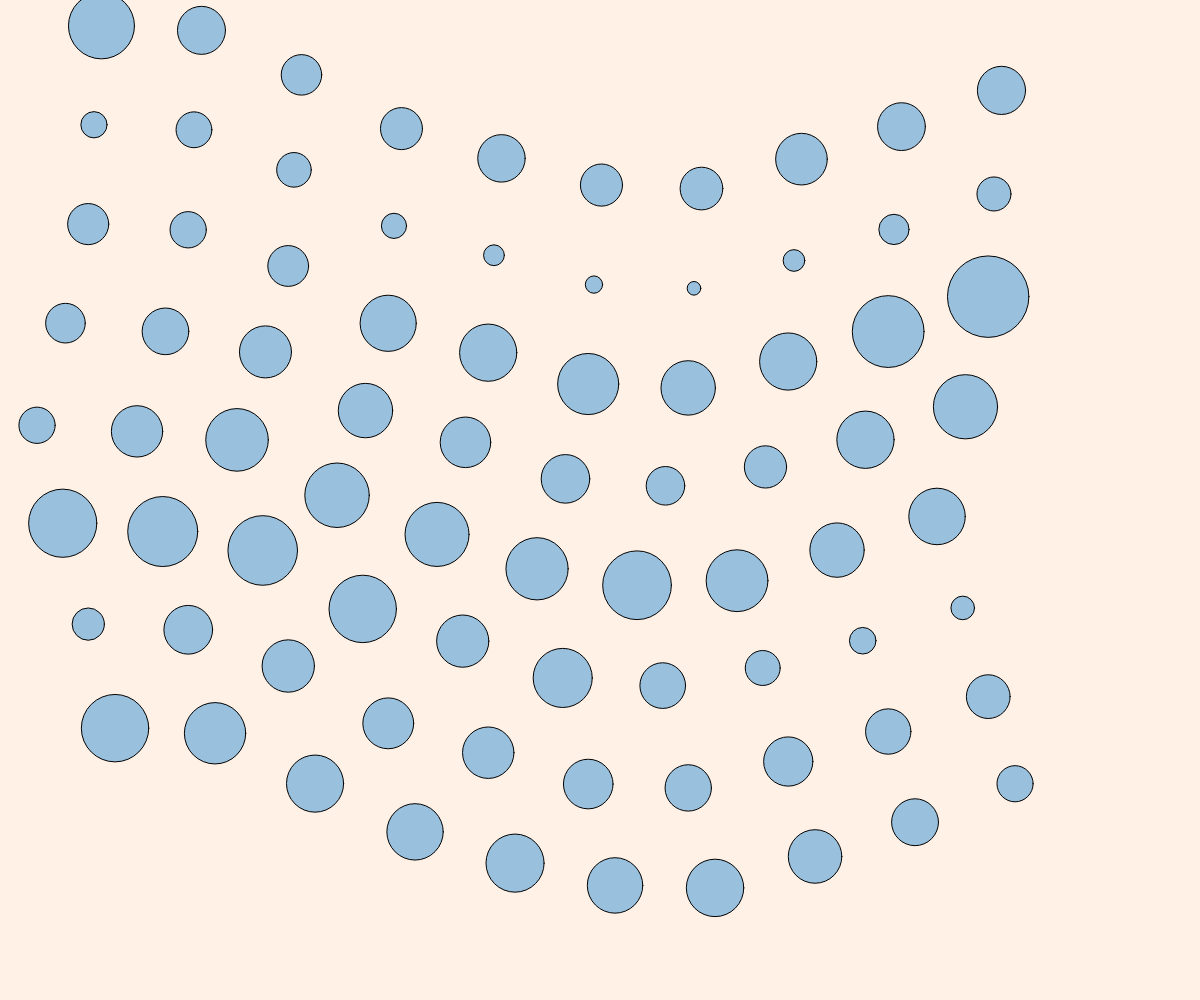
Frame 1 (no input)
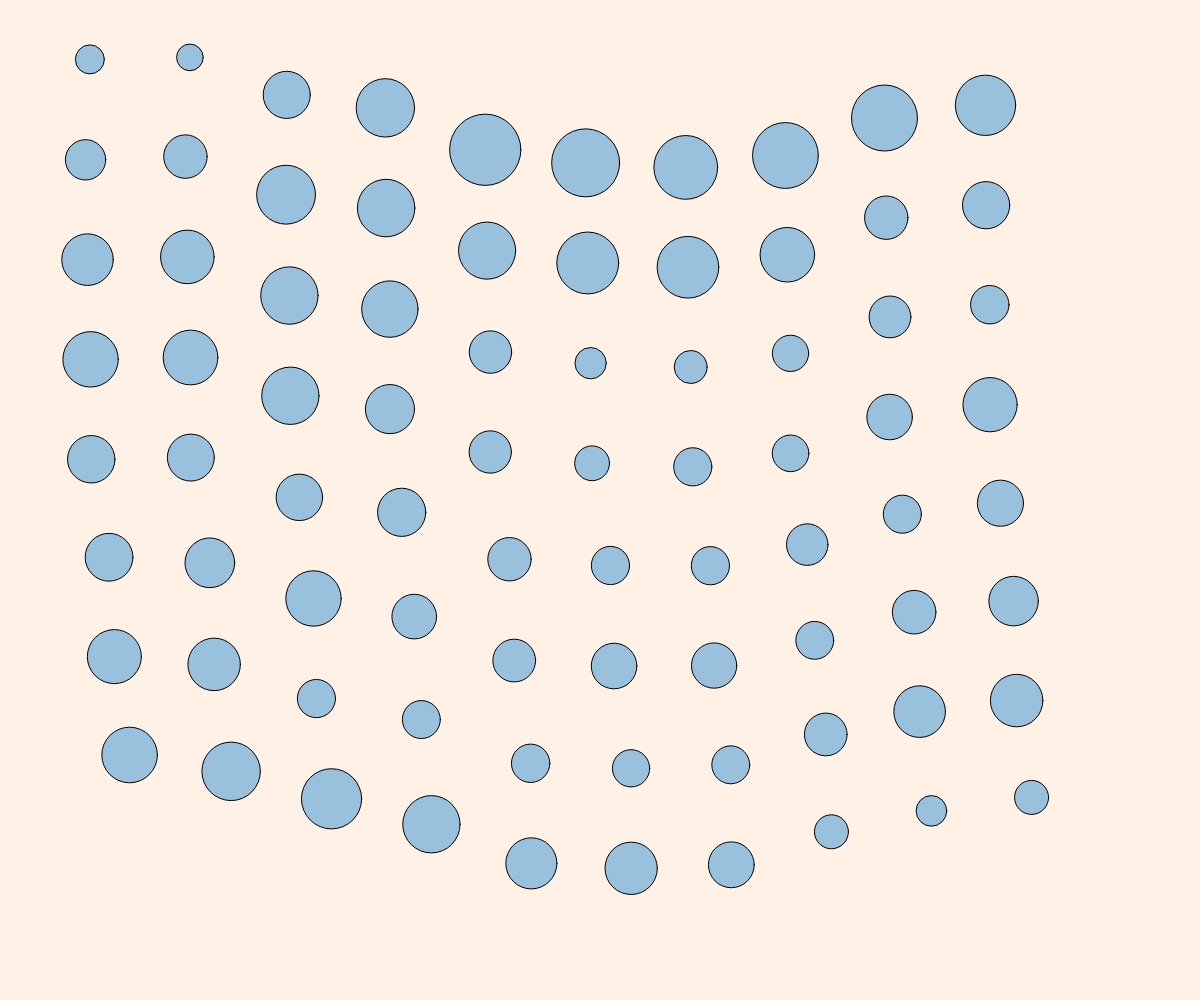
Frame 60 (no input)
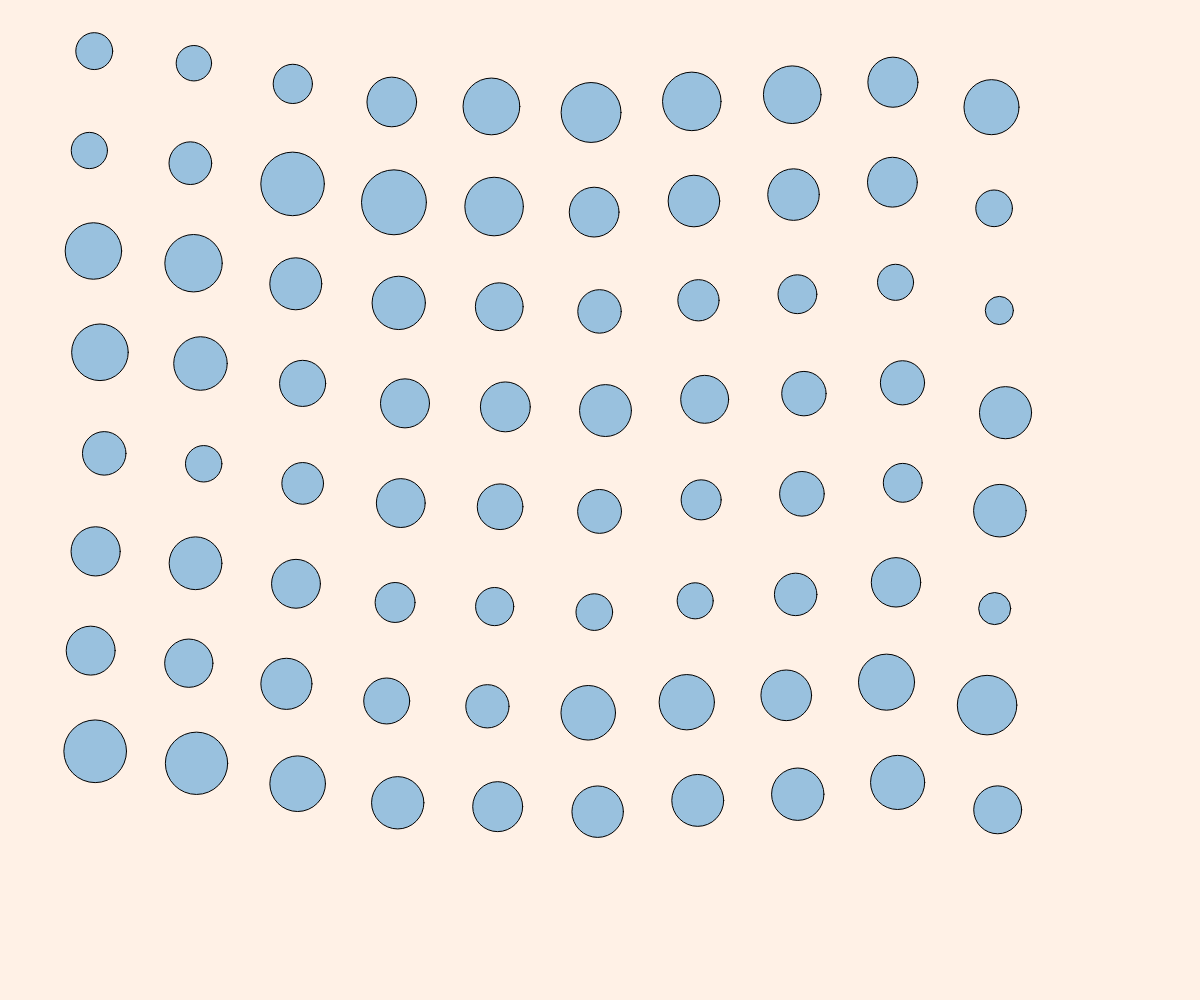
Frame 120 (the mouse pressed at the canvas centre since frame 60)

The p5.js sketch that drew these frames (run headless with seeded random() and noise() and a simulated clock; from frame 60 on, the mouse is pressed at the canvas centre):

// p5.js sketch
// ── sketch.js

  // Setup functions
const createPalette = url => {
  const slash_index = url.lastIndexOf('/');
  const palette_str = url.slice(slash_index + 1);
  const arr = palette_str.split('-');
    for (let i = 0; i < arr.length; i++) {
      arr[i] = `#${arr[i]}`;
    }
  return arr;
}

function windowResized(){
  resizeCanvas(windowWidth,windowHeight)
  tiles = []
  createTiles()
}

  // colour palette from coolors.co URL
const palette = createPalette('https://coolors.co/palette/eddcd2-fff1e6-fde2e4-fad2e1-c5dedd-dbe7e4-f0efeb-d6e2e9-bcd4e6-99c1de');
let canvas;

class Tile{
  constructor(x,y,size = res){
    this.x = x
    this.y = y
    this.xorig = x
    this.yorig = y
    this.size = size
  }

  show(){
    circle(this.x,this.y,this.size)
  }

  noiseTranslate(j,t){
    this.x = this.xorig+ j * cos(noise(0,this.y/noiseDiv,t))
    this.y = this.yorig+ j * sin(noise(this.x/noiseDiv,0,t))
  }

  mouseTranslate(){
  
  }
}

////////global variables////////
let border = 100
let res = 100; //canvas division
let tiles = [];
let t =1;
let noiseDiv = 500;
///////////////////////////////

function setup() {
  canvas = createCanvas(windowWidth,windowHeight)
  canvas.position(0,0)
  windowResized()
  canvas.style('z-index','-1') // behind html elements
  //noStroke()
  fill(palette[9])
}

function draw() {
  translate(-350,-180)
  background(palette[1]);
  tiles.map(tile => tile.size = 100*noise(tile.x/500,tile.y/100,t))
  tiles.map(tile => tile.noiseTranslate(400,t))
  tiles.map(tile => tile.show())
  t+=0.005
}

function createTiles(){
  for(let y=border; y<height-border; y+=res){
    for(let x=border; x<width-border; x+=res){
      tiles.push(new Tile(x,y))
    }
  }
}


// create an array of xy coordinates 
// map the xy coordinates to create array of tile objects
